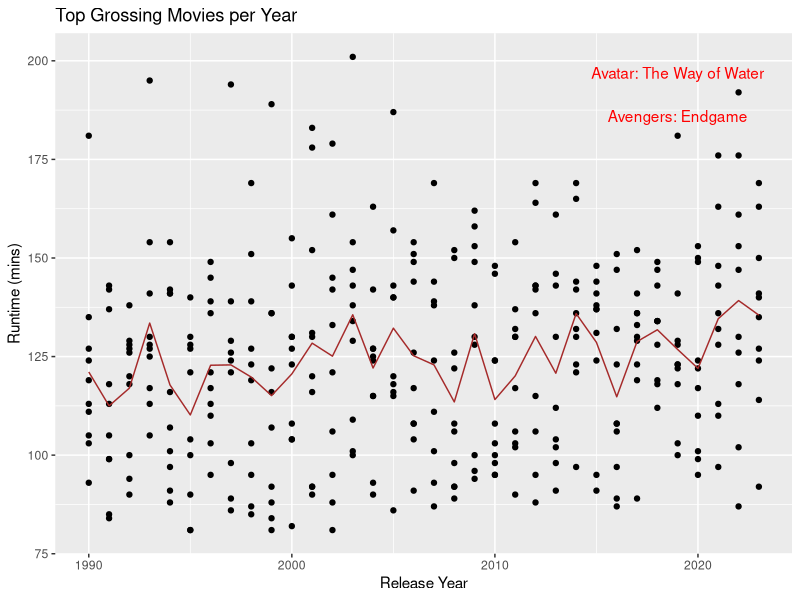
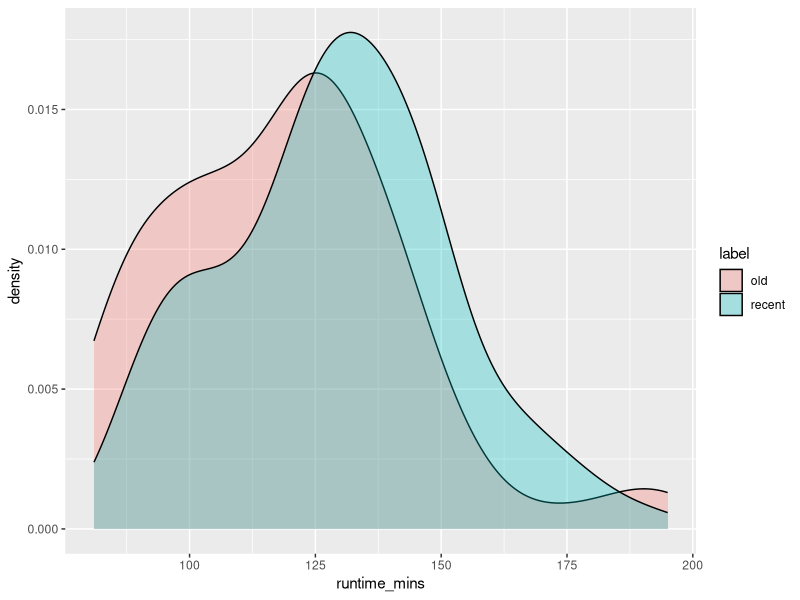
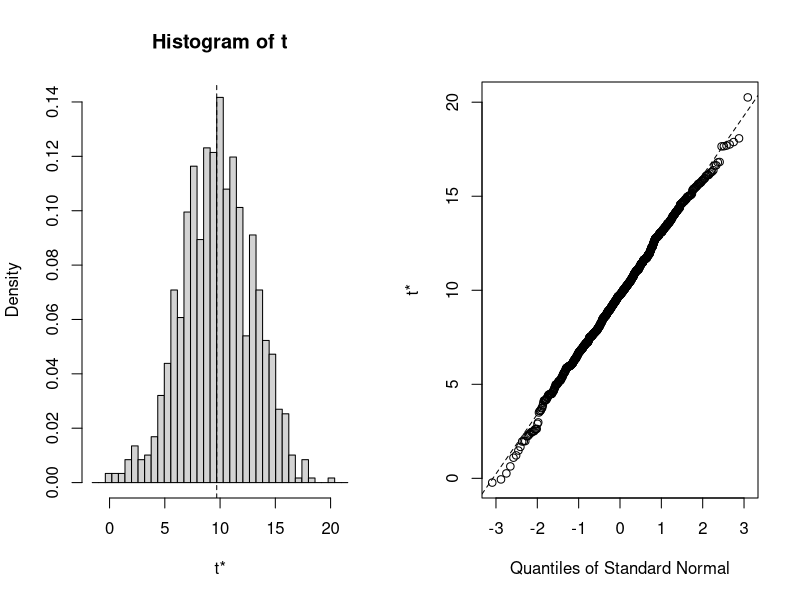
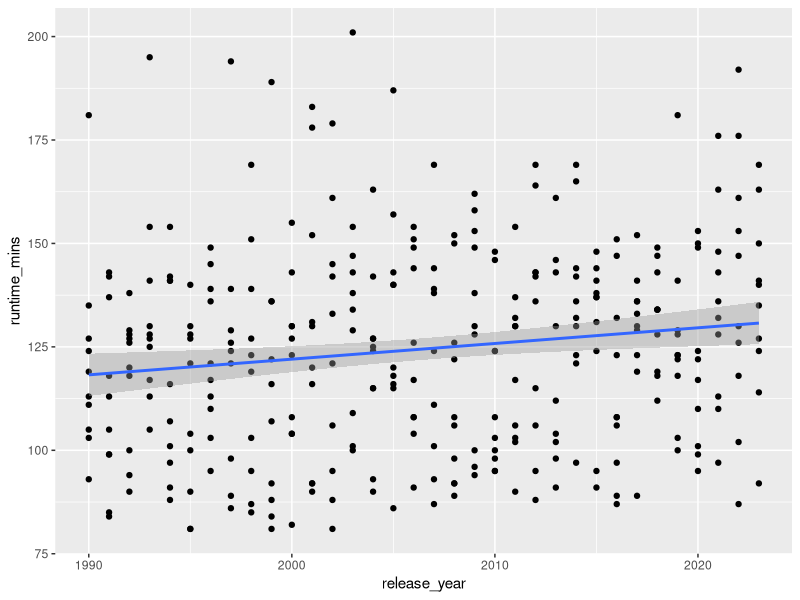
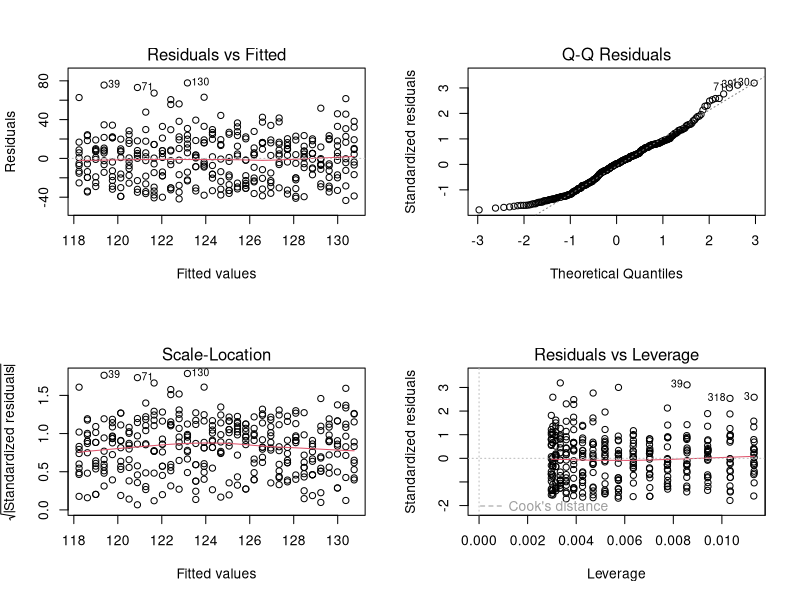

Source code (R) for these figures, in order:
## ---- chunk 1
#| echo: false
suppressPackageStartupMessages(library(tidyverse))
setwd("/Users/prateek/Documents/projects/prteek/regression_room/posts/movies-getting-longer")

## ---- chunk 2
yearly_top_movies = read_delim('movies_dataset.csv',
 show_col_types = FALSE)
head(yearly_top_movies)

## ---- chunk 3
#| echo: false
# Verify data integrity
stopifnot("Error in runtime parsing" = !(any(is.na(yearly_top_movies))))

# Annotate specific movies for visualization
annotations <- data.frame(
  release_year = c(2019, 2019),
  runtime_mins = c(192, 181),
  title = c("Avatar: The Way of Water", "Avengers: Endgame")
)

# Calculate yearly mean runtimes
mean_df <- yearly_top_movies %>%
  group_by(release_year) %>%
  summarise(runtime_mins = mean(runtime_mins))

## ---- chunk 4
# Scatterplot of movie runtime over time
ggplot(yearly_top_movies, aes(x = release_year, y = runtime_mins)) +
  geom_point() + # Scatter points for movie runtimes
  geom_text(data = annotations, aes(label = title), color = "red", nudge_y = 5) + # Annotate specific movies
  geom_line(data = mean_df, aes(y = runtime_mins), color = "brown") + # Line for yearly mean runtimes
  ggtitle("Top Grossing Movies per Year") +
  xlab("Release Year") +
  ylab("Runtime (mins)")

## ---- chunk 5
testset <- yearly_top_movies %>%
    mutate(
    label = case_when(
      release_year >= 2013 ~ "recent",
      release_year <= 2000 ~ "old",
      TRUE ~ "other"
    )) %>% filter(label != "other")

ggplot(testset, aes(x=runtime_mins, fill=label)) + geom_density(alpha=0.3)

## ---- chunk 6

library(boot)

# Define a function to calculate the difference of means
diff_mean <- function(data, indices) {
  # Resample the data
  resampled_data <- data[indices, ]

  # Calculate means for each group
  mean_group1 <- mean(resampled_data$runtime_mins[resampled_data$label == "old"])
  mean_group2 <- mean(resampled_data$runtime_mins[resampled_data$label == "recent"])

  # Return the difference of means
  return(mean_group2 - mean_group1)
}

set.seed(123)
bootstrap_results <- boot(data = testset, statistic = diff_mean, R = 1000)

# Print bootstrap results
print(bootstrap_results)

# Plot bootstrap distribution
plot(bootstrap_results)

# Calculate confidence interval for the difference of means
ci <- boot.ci(bootstrap_results, type = "perc")
print(ci)

## ---- chunk 7
#| echo: false
ggplot(yearly_top_movies, aes(x=release_year, y=runtime_mins)) + geom_point() + geom_smooth(method='lm')

## ---- chunk 8
lmod <- lm(runtime_mins ~ release_year, yearly_top_movies)
summary(lmod)

## ---- chunk 9
#| echo: false
par(mfrow=c(2,2))
plot(lmod)
par(mfrow=c(1,1))

## ---- chunk 10
#| echo: false
suppressPackageStartupMessages(library(lmtest))

res <- residuals(lmod)
print(c("Auto-correlation among residuals: ", round(cor(res[-1], res[-length(res)]), 2)))

dwtest(runtime_mins ~ release_year, data=yearly_top_movies)

